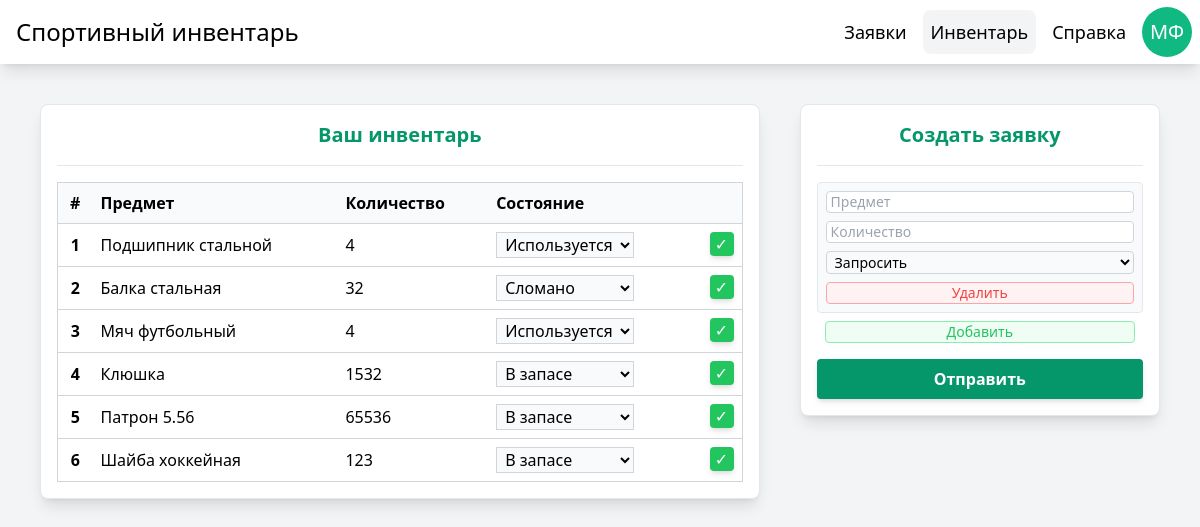
Screenshot of /inventory/ (signed in) with the database file from the repository.
### manager/models.py (models this page shows, shortened)
class User(AbstractUser):
    patronymic = models.CharField(max_length=64, blank=True, null=True)
    verified = models.BooleanField(default=False)

class Product(models.Model):
    STATE_CHOICES = [
        ('active', 'Используется'),
        ('inactive', 'В запасе'),
        ('broken', 'Сломан'),
    ]
    name = models.CharField(max_length=256)
    quantity = models.PositiveIntegerField(default=1)
    state = models.CharField(max_length=8, choices=STATE_CHOICES, default='inactive')
    owner = models.ForeignKey(User, on_delete=models.CASCADE, related_name='products', blank=True, null=True)

### manager/views.py (the view, shortened to what this page needs)
# urls.py: path('', lambda request: redirect('inventory', permanent=False)),  # Редирект на /login
@login_required
@verified_check
def inventory(request):
    context = {
        'products': Product.objects.filter(owner=request.user),
        'all_products': Product.objects.filter()
    }
    return render(request, 'inventory.html', context)

### manager/views.py (called while the page is built)
def verified_check(view_func):
    @wraps(view_func)
    def wrapper(request, *args, **kwargs):
        if request.user.verified:
            return view_func(request, *args, **kwargs)
        return redirect('not_verified')  # Правильный редирект по URL name или путь
    return wrapper

### theme/templates/inventory.html (shortened to what this page needs)
{% extends "base.html" %}
{% block content %}
<div class="w-2/3 p-4 grid gap-4 bg-white border rounded-lg shadow-lg">
    <h2 class="text-xl font-semibold text-center text-primary-600">Ваш инвентарь</h2>
    <hr>
    <table class="border border-gray-300 border-collapse">
        <thead>
            <tr class="bg-gray-50 border border-gray-300">
                <th class="p-2 text-center">#</th>
                <th class="p-2 text-start">Предмет</th>
                <th class="p-2 text-start">Количество</th>
                <th class="p-2 text-start">Состояние</th>
                <th class="p-2 text-center"></th>
            </tr>
        </thead>
        <tbody id="inventoryTableBody">
            {% for product in products %}
            <tr class="border-b border-gray-300 hover:bg-primary-50 transition">
                <th class="p-2 text-center">{{ forloop.counter }}</th>
                <td class="p-2 text-start break-all">{{ product.name }}</td>
                <td class="p-2 text-start">{{ product.quantity|default:"1" }}</td>
                <td class="p-2">
                    {% if product.state == 'inactive' %}
                    <select name="state" class="px-1 bg-gray-50 border border-gray-300 focus:outline focus:outline-primary-500 transition" required>
                        <option selected value="inactive">В запасе</option>
                    </select>
                    {% elif product.state == 'active' %}
                    <select name="state" class="px-1 bg-gray-50 border border-gray-300 focus:outline focus:outline-primary-500 transition" required>
                        <option selected value="active">Используется</option>
                    </select>
                    {% elif product.state == 'broken' %}
                    <select name="state" class="px-1 bg-gray-50 border border-gray-300 focus:outline focus:outline-primary-500 transition" required>
                        <option selected value="broken">Сломано</option>
                    </select>
                    {% endif %}
                </td>
                <td class="p-2 flex justify-end">
                    <button
                        name="verification"
                        title="Одобрить"
                        value="accept"
                        class="w-6 h-6 bg-green-500 hover:bg-green-700 text-white rounded shadow-md transition">
                        ✓
                    </button>
                </td>
            </tr>
            {% empty %}
            <tr class="border-y border-gray-300">
                <td colspan="4" class="py-2 text-center text-gray-400 transition">У вас пока нет инвентаря.</td>
            </tr>
            {% endfor %}
        </tbody>
    </table>
</div>
<div class="w-1/3 p-4 grid gap-4 bg-white border rounded-lg shadow-lg">
    <h2 class="text-xl font-semibold text-center text-primary-600">Создать заявку</h2>
    <hr>
    <form method="post" class="gap-4 grid">
        <div id="inventoryFormBody" class="gap-2 grid">
            <div name="position" class="p-2 gap-2 grid bg-gray-50 border rounded">
                <input
                    name="name"
                    list="inventoryList"
                    type="text"
                    placeholder="Предмет"
                    class="px-1 bg-white text-gray-800 text-sm placeholder-gray-400 border border-gray-300 rounded focus:outline focus:outline-primary-500 transition"
                    maxlength="256"
                    required
                >
                <input
                    name="quantity"
                    type="number"
                    placeholder="Количество"
                    class="px-1 bg-white text-gray-800 text-sm placeholder-gray-400 border border-gray-300 rounded focus:outline focus:outline-primary-500 transition"
                    min="1"
                    max="999999999"
                    step="1"
                    required
                >
                <select
                    name="action"
                    class="px-1 bg-gray-50 text-sm border border-gray-300 rounded focus:outline focus:outline-primary-500 transition"
                >
                    <option value="request">
                        Запросить
                    </option>
                </select>
                <button
                    type="button"
                    class="bg-red-50 hover:bg-red-100 text-center text-sm text-red-500 border border-red-300 rounded cursor-pointer transition"
                >
                    Удалить
                </button>
            </div>
            <button
                id="addButton"
                type="button"
                class="mx-2 bg-green-50 hover:bg-green-100 text-center text-sm text-green-500 border border-green-300 rounded cursor-pointer transition"
            >
                Добавить
            </button>
        </div>
        <button
            type="submit"
            class="w-full p-2 bg-primary-600 hover:bg-primary-700 text-center text-white font-semibold rounded shadow-md transition">
            Отправить
        </button>
    </form>
</div>
{% endblock %}

### theme/templates/base.html (shortened to what this page needs)
{% load static tailwind_tags %}
<!DOCTYPE html>
<html>
<head>
    {% tailwind_css %}
</head>
<body class="bg-gray-100">
    <div class="h-screen flex-row justify-center items-start bg-gray-100">
        <nav class="w-full h-16 flex justify-between items-center bg-white shadow-lg">
            <div class="h-full p-4 flex items-center">
                <h1 class="text-2xl">Спортивный инвентарь</h1>
            </div>
            <div class="h-full p-2 gap-x-2 flex justify-between items-center">
                <a
                    id="applications"
                    href="{% url 'applications' %}"
                    title="Заявки"
                    class="p-2 flex items-center text-lg rounded-lg hover:text-primary-700 hover:bg-gray-100 transition">
                    Заявки
                </a>
                <a
                    id="inventory"
                    href="{% url 'inventory' %}"
                    title="Инвентарь"
                    class="p-2 flex items-center text-lg rounded-lg hover:text-primary-700 hover:bg-gray-100 transition">
                    Инвентарь
                </a>
                <a
                    id="help"
                    href="{% url 'help' %}"
                    title="Справка"
                    class="p-2 flex items-center text-lg rounded-lg hover:text-primary-700 hover:bg-gray-100 transition">
                    Справка
                </a>
                {% if user.is_authenticated %}
                <a
                    href="{% url 'profile' %}"
                    title="Профиль"
                    class="flex justify-center items-center bg-primary-500 text-center text-xl text-white rounded-full hover:bg-primary-700 transition"
                    style="width: 50px; height: 50px;">
                    {{ user.first_name|slice:'0:1' }}{{ user.last_name|slice:'0:1' }}
                </a>
                {% endif %}
            </div>
        </nav>
        <div class="w-full p-10 gap-10 flex justify-center items-start">
            {% block content %}{% endblock %}
        </div>
    </div>
</body>
</html>

### rows the page displays
User: first_name "М", last_name "Ф"
Product: name "Подшипник стальной", quantity "4"
Product: name "Балка стальная", quantity "32"
Product: name "Мяч футбольный", quantity "4"
Product: name "Клюшка", quantity "1532"
Product: name "Патрон 5.56", quantity "65536"
Product: name "Шайба хоккейная", quantity "123"
